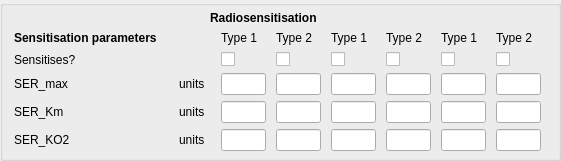
           <widget class="QGroupBox" name="groupBox_Drug_GB3">
            <property name="geometry">
             <rect>
              <x>30</x>
              <y>270</y>
              <width>561</width>
              <height>161</height>
             </rect>
            </property>
            <property name="title">
             <string/>
            </property>
            <widget class="QWidget" name="gridLayoutWidget_12">
             <property name="geometry">
              <rect>
               <x>10</x>
               <y>30</y>
               <width>541</width>
               <height>121</height>
              </rect>
             </property>
             <layout class="QGridLayout" name="gridLayout_2">
              <item row="2" column="0">
               <widget class="QLabel" name="label_PARENT_CT1_10">
                <property name="minimumSize">
                 <size>
                  <width>130</width>
                  <height>0</height>
                 </size>
                </property>
                <property name="maximumSize">
                 <size>
                  <width>145</width>
                  <height>16777215</height>
                 </size>
                </property>
                <property name="text">
                 <string>SER_max</string>
                </property>
               </widget>
              </item>
              <item row="2" column="1">
               <widget class="QLabel" name="alabel_SER_max_units">
                <property name="minimumSize">
                 <size>
                  <width>32</width>
                  <height>0</height>
                 </size>
                </property>
                <property name="maximumSize">
                 <size>
                  <width>32</width>
                  <height>16777215</height>
                 </size>
                </property>
                <property name="text">
                 <string>units</string>
                </property>
               </widget>
              </item>
              <item row="2" column="2">
               <widget class="QLineEdit" name="line_PARENT_CT1_10">
                <property name="maximumSize">
                 <size>
                  <width>45</width>
                  <height>16777215</height>
                 </size>
                </property>
               </widget>
              </item>
              <item row="2" column="4">
               <widget class="QLineEdit" name="line_METAB1_CT1_10">
                <property name="maximumSize">
                 <size>
                  <width>45</width>
                  <height>16777215</height>
                 </size>
                </property>
               </widget>
              </item>
              <item row="2" column="5">
               <widget class="QLineEdit" name="line_METAB1_CT2_10">
                <property name="maximumSize">
                 <size>
                  <width>45</width>
                  <height>16777215</height>
                 </size>
                </property>
               </widget>
              </item>
              <item row="2" column="3">
               <widget class="QLineEdit" name="line_PARENT_CT2_10">
                <property name="maximumSize">
                 <size>
                  <width>45</width>
                  <height>16777215</height>
                 </size>
                </property>
               </widget>
              </item>
              <item row="2" column="6">
               <widget class="QLineEdit" name="line_METAB2_CT1_10">
                <property name="maximumSize">
                 <size>
                  <width>45</width>
                  <height>16777215</height>
                 </size>
                </property>
               </widget>
              </item>
              <item row="2" column="7">
               <widget class="QLineEdit" name="line_METAB2_CT2_10">
                <property name="maximumSize">
                 <size>
                  <width>45</width>
                  <height>16777215</height>
                 </size>
                </property>
               </widget>
              </item>
              <item row="0" column="0">
               <widget class="QLabel" name="alabel_celltype_4">
                <property name="minimumSize">
                 <size>
                  <width>155</width>
                  <height>0</height>
                 </size>
                </property>
                <property name="maximumSize">
                 <size>
                  <width>155</width>
                  <height>16777215</height>
                 </size>
                </property>
                <property name="font">
                 <font>
                  <weight>75</weight>
                  <bold>true</bold>
                 </font>
                </property>
                <property name="text">
                 <string>Sensitisation parameters     </string>
                </property>
               </widget>
              </item>
              <item row="0" column="2">
               <widget class="QLabel" name="alabel_celltype1">
                <property name="minimumSize">
                 <size>
                  <width>45</width>
                  <height>0</height>
                 </size>
                </property>
                <property name="maximumSize">
                 <size>
                  <width>45</width>
                  <height>16777215</height>
                 </size>
                </property>
                <property name="text">
                 <string>Type 1</string>
                </property>
               </widget>
              </item>
              <item row="0" column="3">
               <widget class="QLabel" name="alabel_celltype2">
                <property name="minimumSize">
                 <size>
                  <width>45</width>
                  <height>0</height>
                 </size>
                </property>
                <property name="maximumSize">
                 <size>
                  <width>45</width>
                  <height>16777215</height>
                 </size>
                </property>
                <property name="text">
                 <string>Type 2</string>
                </property>
               </widget>
              </item>
              <item row="0" column="4">
               <widget class="QLabel" name="alabel_celltype3">
                <property name="minimumSize">
                 <size>
                  <width>45</width>
                  <height>0</height>
                 </size>
                </property>
                <property name="maximumSize">
                 <size>
                  <width>45</width>
                  <height>16777215</height>
                 </size>
                </property>
                <property name="text">
                 <string>Type 1</string>
                </property>
               </widget>
              </item>
              <item row="0" column="5">
               <widget class="QLabel" name="alabel_celltype4">
                <property name="minimumSize">
                 <size>
                  <width>45</width>
                  <height>0</height>
                 </size>
                </property>
                <property name="maximumSize">
                 <size>
                  <width>45</width>
                  <height>16777215</height>
                 </size>
                </property>
                <property name="text">
                 <string>Type 2</string>
                </property>
               </widget>
              </item>
              <item row="0" column="6">
               <widget class="QLabel" name="alabel_celltype5">
                <property name="minimumSize">
                 <size>
                  <width>45</width>
                  <height>0</height>
                 </size>
                </property>
                <property name="maximumSize">
                 <size>
                  <width>45</width>
                  <height>16777215</height>
                 </size>
                </property>
                <property name="text">
                 <string>Type 1</string>
                </property>
               </widget>
              </item>
              <item row="0" column="7">
               <widget class="QLabel" name="alabel_celltype6">
                <property name="minimumSize">
                 <size>
                  <width>45</width>
                  <height>0</height>
                 </size>
                </property>
                <property name="maximumSize">
                 <size>
                  <width>45</width>
                  <height>16777215</height>
                 </size>
                </property>
                <property name="text">
                 <string>Type 2</string>
                </property>
               </widget>
              </item>
              <item row="3" column="0">
               <widget class="QLabel" name="label_PARENT_CT1_11">
                <property name="minimumSize">
                 <size>
                  <width>130</width>
                  <height>0</height>
                 </size>
                </property>
                <property name="maximumSize">
                 <size>
                  <width>145</width>
                  <height>16777215</height>
                 </size>
                </property>
                <property name="text">
                 <string>SER_Km</string>
                </property>
               </widget>
              </item>
              <item row="3" column="2">
               <widget class="QLineEdit" name="line_PARENT_CT1_11">
                <property name="maximumSize">
                 <size>
                  <width>45</width>
                  <height>16777215</height>
                 </size>
                </property>
               </widget>
              </item>
              <item row="3" column="3">
               <widget class="QLineEdit" name="line_PARENT_CT2_11">
                <property name="maximumSize">
                 <size>
                  <width>45</width>
                  <height>16777215</height>
                 </size>
                </property>
               </widget>
              </item>
              <item row="3" column="4">
               <widget class="QLineEdit" name="line_METAB1_CT1_11">
                <property name="maximumSize">
                 <size>
                  <width>45</width>
                  <height>16777215</height>
                 </size>
                </property>
               </widget>
              </item>
              <item row="3" column="5">
               <widget class="QLineEdit" name="line_METAB1_CT2_11">
                <property name="maximumSize">
                 <size>
                  <width>45</width>
                  <height>16777215</height>
                 </size>
                </property>
               </widget>
              </item>
              <item row="3" column="6">
               <widget class="QLineEdit" name="line_METAB2_CT1_11">
                <property name="maximumSize">
                 <size>
                  <width>45</width>
                  <height>16777215</height>
                 </size>
                </property>
               </widget>
              </item>
              <item row="3" column="7">
               <widget class="QLineEdit" name="line_METAB2_CT2_11">
                <property name="maximumSize">
                 <size>
                  <width>45</width>
                  <height>16777215</height>
                 </size>
                </property>
               </widget>
              </item>
              <item row="4" column="0">
               <widget class="QLabel" name="label_PARENT_CT1_12">
                <property name="minimumSize">
                 <size>
                  <width>130</width>
                  <height>0</height>
                 </size>
                </property>
                <property name="maximumSize">
                 <size>
                  <width>145</width>
                  <height>16777215</height>
                 </size>
                </property>
                <property name="text">
                 <string>SER_KO2</string>
                </property>
               </widget>
              </item>
              <item row="3" column="1">
               <widget class="QLabel" name="alabel_SE_Km_units">
                <property name="minimumSize">
                 <size>
                  <width>32</width>
                  <height>0</height>
                 </size>
                </property>
                <property name="maximumSize">
                 <size>
                  <width>32</width>
                  <height>16777215</height>
                 </size>
                </property>
                <property name="text">
                 <string>units</string>
                </property>
               </widget>
              </item>
              <item row="4" column="1">
               <widget class="QLabel" name="alabel_SER_KO2_units">
                <property name="minimumSize">
                 <size>
                  <width>32</width>
                  <height>0</height>
                 </size>
                </property>
                <property name="maximumSize">
                 <size>
                  <width>32</width>
                  <height>16777215</height>
                 </size>
                </property>
                <property name="text">
                 <string>units</string>
                </property>
               </widget>
              </item>
              <item row="4" column="2">
               <widget class="QLineEdit" name="line_PARENT_CT1_12">
                <property name="maximumSize">
                 <size>
                  <width>45</width>
                  <height>16777215</height>
                 </size>
                </property>
               </widget>
              </item>
              <item row="4" column="3">
               <widget class="QLineEdit" name="line_PARENT_CT2_12">
                <property name="maximumSize">
                 <size>
                  <width>45</width>
                  <height>16777215</height>
                 </size>
                </property>
               </widget>
              </item>
              <item row="4" column="4">
               <widget class="QLineEdit" name="line_METAB1_CT1_12">
                <property name="maximumSize">
                 <size>
                  <width>45</width>
                  <height>16777215</height>
                 </size>
                </property>
               </widget>
              </item>
              <item row="4" column="5">
               <widget class="QLineEdit" name="line_METAB1_CT2_12">
                <property name="maximumSize">
                 <size>
                  <width>45</width>
                  <height>16777215</height>
                 </size>
                </property>
               </widget>
              </item>
              <item row="4" column="6">
               <widget class="QLineEdit" name="line_METAB2_CT1_12">
                <property name="maximumSize">
                 <size>
                  <width>45</width>
                  <height>16777215</height>
                 </size>
                </property>
               </widget>
              </item>
              <item row="4" column="7">
               <widget class="QLineEdit" name="line_METAB2_CT2_12">
                <property name="maximumSize">
                 <size>
                  <width>45</width>
                  <height>16777215</height>
                 </size>
                </property>
               </widget>
              </item>
              <item row="1" column="0">
               <widget class="QLabel" name="label_PARENT_CT1_15">
                <property name="text">
                 <string>Sensitises?</string>
                </property>
               </widget>
              </item>
              <item row="1" column="2">
               <widget class="QCheckBox" name="cbox_PARENT_CT1_15">
                <property name="text">
                 <string/>
                </property>
               </widget>
              </item>
              <item row="1" column="3">
               <widget class="QCheckBox" name="cbox_PARENT_CT2_15">
                <property name="text">
                 <string/>
                </property>
               </widget>
              </item>
              <item row="1" column="4">
               <widget class="QCheckBox" name="cbox_METAB1_CT1_15">
                <property name="text">
                 <string/>
                </property>
               </widget>
              </item>
              <item row="1" column="5">
               <widget class="QCheckBox" name="cbox_METAB1_CT2_15">
                <property name="text">
                 <string/>
                </property>
               </widget>
              </item>
              <item row="1" column="6">
               <widget class="QCheckBox" name="cbox_METAB2_CT1_15">
                <property name="text">
                 <string/>
                </property>
               </widget>
              </item>
              <item row="1" column="7">
               <widget class="QCheckBox" name="cbox_METAB2_CT2_15">
                <property name="text">
                 <string/>
                </property>
               </widget>
              </item>
             </layout>
            </widget>
            <widget class="QLabel" name="alabel_radio">
             <property name="geometry">
              <rect>
               <x>210</x>
               <y>10</y>
               <width>111</width>
               <height>16</height>
              </rect>
             </property>
             <property name="font">
              <font>
               <weight>75</weight>
               <bold>true</bold>
              </font>
             </property>
             <property name="text">
              <string>Radiosensitisation</string>
             </property>
            </widget>
           </widget>
